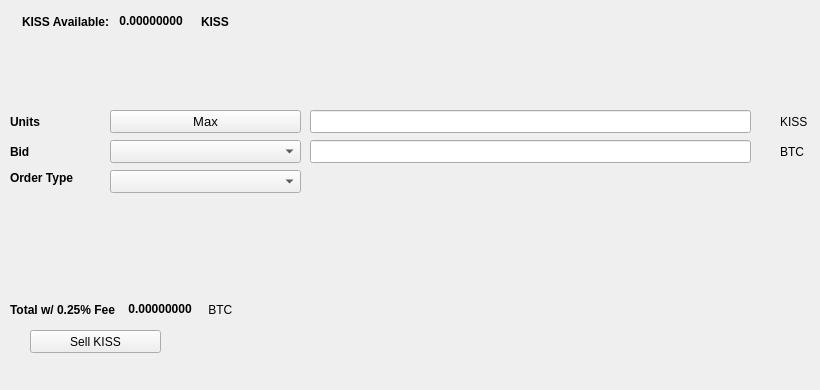
   <widget class="QWidget" name="SellTab">
    <attribute name="title">
     <string>Sell</string>
    </attribute>
    <widget class="QLabel" name="label_16">
     <property name="geometry">
      <rect>
       <x>780</x>
       <y>140</y>
       <width>31</width>
       <height>23</height>
      </rect>
     </property>
     <property name="text">
      <string>BTC</string>
     </property>
    </widget>
    <widget class="QComboBox" name="SellBidcomboBox">
     <property name="geometry">
      <rect>
       <x>110</x>
       <y>140</y>
       <width>191</width>
       <height>23</height>
      </rect>
     </property>
     <property name="font">
      <font>
       <pointsize>10</pointsize>
      </font>
     </property>
    </widget>
    <widget class="QLabel" name="label_18">
     <property name="geometry">
      <rect>
       <x>10</x>
       <y>110</y>
       <width>46</width>
       <height>23</height>
      </rect>
     </property>
     <property name="font">
      <font>
       <weight>75</weight>
       <bold>true</bold>
      </font>
     </property>
     <property name="text">
      <string>Units</string>
     </property>
    </widget>
    <widget class="QPushButton" name="Sell_Max_Amount">
     <property name="geometry">
      <rect>
       <x>110</x>
       <y>110</y>
       <width>191</width>
       <height>23</height>
      </rect>
     </property>
     <property name="font">
      <font>
       <pointsize>10</pointsize>
      </font>
     </property>
     <property name="text">
      <string>Max</string>
     </property>
    </widget>
    <widget class="QLabel" name="label_20">
     <property name="geometry">
      <rect>
       <x>10</x>
       <y>170</y>
       <width>91</width>
       <height>16</height>
      </rect>
     </property>
     <property name="font">
      <font>
       <weight>75</weight>
       <bold>true</bold>
      </font>
     </property>
     <property name="text">
      <string>Order Type</string>
     </property>
    </widget>
    <widget class="QComboBox" name="SellOrdertypeCombo">
     <property name="geometry">
      <rect>
       <x>110</x>
       <y>170</y>
       <width>191</width>
       <height>23</height>
      </rect>
     </property>
     <property name="font">
      <font>
       <pointsize>10</pointsize>
      </font>
     </property>
    </widget>
    <widget class="QLabel" name="label_21">
     <property name="geometry">
      <rect>
       <x>10</x>
       <y>140</y>
       <width>46</width>
       <height>23</height>
      </rect>
     </property>
     <property name="font">
      <font>
       <weight>75</weight>
       <bold>true</bold>
      </font>
     </property>
     <property name="text">
      <string>Bid</string>
     </property>
    </widget>
    <widget class="QLabel" name="label_22">
     <property name="geometry">
      <rect>
       <x>780</x>
       <y>110</y>
       <width>31</width>
       <height>23</height>
      </rect>
     </property>
     <property name="text">
      <string>KISS</string>
     </property>
    </widget>
    <widget class="QLineEdit" name="UnitsInputKISS">
     <property name="geometry">
      <rect>
       <x>310</x>
       <y>110</y>
       <width>441</width>
       <height>23</height>
      </rect>
     </property>
     <property name="font">
      <font>
       <pointsize>9</pointsize>
       <weight>75</weight>
       <bold>true</bold>
      </font>
     </property>
    </widget>
    <widget class="QLineEdit" name="SellBidPriceEdit">
     <property name="geometry">
      <rect>
       <x>310</x>
       <y>140</y>
       <width>441</width>
       <height>23</height>
      </rect>
     </property>
     <property name="font">
      <font>
       <pointsize>9</pointsize>
       <weight>75</weight>
       <bold>true</bold>
      </font>
     </property>
    </widget>
    <widget class="QPushButton" name="SellKISSBTN">
     <property name="geometry">
      <rect>
       <x>30</x>
       <y>330</y>
       <width>131</width>
       <height>23</height>
      </rect>
     </property>
     <property name="text">
      <string>Sell KISS</string>
     </property>
     <property name="icon">
      <iconset resource="../kiss">
       <normaloff>:/icons/bitcoin</normaloff>:/icons/bitcoin</iconset>
     </property>
    </widget>
    <widget class="QWidget" name="layoutWidget3">
     <property name="geometry">
      <rect>
       <x>22</x>
       <y>12</y>
       <width>258</width>
       <height>19</height>
      </rect>
     </property>
     <layout class="QHBoxLayout" name="horizontalLayout">
      <item>
       <widget class="QLabel" name="label232_2">
        <property name="font">
         <font>
          <weight>75</weight>
          <bold>true</bold>
         </font>
        </property>
        <property name="text">
         <string>KISS Available:</string>
        </property>
       </widget>
      </item>
      <item>
       <widget class="QLabel" name="KISSAvailableLabel">
        <property name="palette">
         <palette>
          <active>
           <colorrole role="WindowText">
            <brush brushstyle="SolidPattern">
             <color alpha="255">
              <red>0</red>
              <green>0</green>
              <blue>0</blue>
             </color>
            </brush>
           </colorrole>
           <colorrole role="Button">
            <brush brushstyle="SolidPattern">
             <color alpha="255">
              <red>0</red>
              <green>170</green>
              <blue>0</blue>
             </color>
            </brush>
           </colorrole>
           <colorrole role="Light">
            <brush brushstyle="SolidPattern">
             <color alpha="255">
              <red>0</red>
              <green>255</green>
              <blue>0</blue>
             </color>
            </brush>
           </colorrole>
           <colorrole role="Midlight">
            <brush brushstyle="SolidPattern">
             <color alpha="255">
              <red>0</red>
              <green>212</green>
              <blue>0</blue>
             </color>
            </brush>
           </colorrole>
           <colorrole role="Dark">
            <brush brushstyle="SolidPattern">
             <color alpha="255">
              <red>0</red>
              <green>85</green>
              <blue>0</blue>
             </color>
            </brush>
           </colorrole>
           <colorrole role="Mid">
            <brush brushstyle="SolidPattern">
             <color alpha="255">
              <red>0</red>
              <green>113</green>
              <blue>0</blue>
             </color>
            </brush>
           </colorrole>
           <colorrole role="Text">
            <brush brushstyle="SolidPattern">
             <color alpha="255">
              <red>0</red>
              <green>170</green>
              <blue>0</blue>
             </color>
            </brush>
           </colorrole>
           <colorrole role="BrightText">
            <brush brushstyle="SolidPattern">
             <color alpha="255">
              <red>255</red>
              <green>255</green>
              <blue>255</blue>
             </color>
            </brush>
           </colorrole>
           <colorrole role="ButtonText">
            <brush brushstyle="SolidPattern">
             <color alpha="255">
              <red>0</red>
              <green>0</green>
              <blue>0</blue>
             </color>
            </brush>
           </colorrole>
           <colorrole role="Base">
            <brush brushstyle="SolidPattern">
             <color alpha="255">
              <red>255</red>
              <green>255</green>
              <blue>255</blue>
             </color>
            </brush>
           </colorrole>
           <colorrole role="Window">
            <brush brushstyle="SolidPattern">
             <color alpha="255">
              <red>0</red>
              <green>170</green>
              <blue>0</blue>
             </color>
            </brush>
           </colorrole>
           <colorrole role="Shadow">
            <brush brushstyle="SolidPattern">
             <color alpha="255">
              <red>0</red>
              <green>0</green>
              <blue>0</blue>
             </color>
            </brush>
           </colorrole>
           <colorrole role="AlternateBase">
            <brush brushstyle="SolidPattern">
             <color alpha="255">
              <red>127</red>
              <green>212</green>
              <blue>127</blue>
             </color>
            </brush>
           </colorrole>
           <colorrole role="ToolTipBase">
            <brush brushstyle="SolidPattern">
             <color alpha="255">
              <red>255</red>
              <green>255</green>
              <blue>220</blue>
             </color>
            </brush>
           </colorrole>
           <colorrole role="ToolTipText">
            <brush brushstyle="SolidPattern">
             <color alpha="255">
              <red>0</red>
              <green>0</green>
              <blue>0</blue>
             </color>
            </brush>
           </colorrole>
          </active>
          <inactive>
           <colorrole role="WindowText">
            <brush brushstyle="SolidPattern">
             <color alpha="255">
              <red>0</red>
              <green>0</green>
              <blue>0</blue>
             </color>
            </brush>
           </colorrole>
           <colorrole role="Button">
            <brush brushstyle="SolidPattern">
             <color alpha="255">
              <red>0</red>
              <green>170</green>
              <blue>0</blue>
             </color>
            </brush>
           </colorrole>
           <colorrole role="Light">
            <brush brushstyle="SolidPattern">
             <color alpha="255">
              <red>0</red>
              <green>255</green>
              <blue>0</blue>
             </color>
            </brush>
           </colorrole>
           <colorrole role="Midlight">
            <brush brushstyle="SolidPattern">
             <color alpha="255">
              <red>0</red>
              <green>212</green>
              <blue>0</blue>
             </color>
            </brush>
           </colorrole>
           <colorrole role="Dark">
            <brush brushstyle="SolidPattern">
             <color alpha="255">
              <red>0</red>
              <green>85</green>
              <blue>0</blue>
             </color>
            </brush>
           </colorrole>
           <colorrole role="Mid">
            <brush brushstyle="SolidPattern">
             <color alpha="255">
              <red>0</red>
              <green>113</green>
              <blue>0</blue>
             </color>
            </brush>
           </colorrole>
           <colorrole role="Text">
            <brush brushstyle="SolidPattern">
             <color alpha="255">
              <red>0</red>
              <green>170</green>
              <blue>0</blue>
             </color>
            </brush>
           </colorrole>
           <colorrole role="BrightText">
            <brush brushstyle="SolidPattern">
             <color alpha="255">
              <red>255</red>
              <green>255</green>
              <blue>255</blue>
             </color>
            </brush>
           </colorrole>
           <colorrole role="ButtonText">
            <brush brushstyle="SolidPattern">
             <color alpha="255">
              <red>0</red>
              <green>0</green>
              <blue>0</blue>
             </color>
            </brush>
           </colorrole>
           <colorrole role="Base">
            <brush brushstyle="SolidPattern">
             <color alpha="255">
              <red>255</red>
              <green>255</green>
              <blue>255</blue>
             </color>
            </brush>
           </colorrole>
           <colorrole role="Window">
            <brush brushstyle="SolidPattern">
             <color alpha="255">
              <red>0</red>
              <green>170</green>
              <blue>0</blue>
             </color>
            </brush>
           </colorrole>
           <colorrole role="Shadow">
            <brush brushstyle="SolidPattern">
             <color alpha="255">
              <red>0</red>
              <green>0</green>
              <blue>0</blue>
             </color>
            </brush>
           </colorrole>
           <colorrole role="AlternateBase">
            <brush brushstyle="SolidPattern">
             <color alpha="255">
              <red>127</red>
              <green>212</green>
              <blue>127</blue>
             </color>
            </brush>
           </colorrole>
           <colorrole role="ToolTipBase">
            <brush brushstyle="SolidPattern">
             <color alpha="255">
              <red>255</red>
              <green>255</green>
              <blue>220</blue>
             </color>
            </brush>
           </colorrole>
           <colorrole role="ToolTipText">
            <brush brushstyle="SolidPattern">
             <color alpha="255">
              <red>0</red>
              <green>0</green>
              <blue>0</blue>
             </color>
            </brush>
           </colorrole>
          </inactive>
          <disabled>
           <colorrole role="WindowText">
            <brush brushstyle="SolidPattern">
             <color alpha="255">
              <red>0</red>
              <green>85</green>
              <blue>0</blue>
             </color>
            </brush>
           </colorrole>
           <colorrole role="Button">
            <brush brushstyle="SolidPattern">
             <color alpha="255">
              <red>0</red>
              <green>170</green>
              <blue>0</blue>
             </color>
            </brush>
           </colorrole>
           <colorrole role="Light">
            <brush brushstyle="SolidPattern">
             <color alpha="255">
              <red>0</red>
              <green>255</green>
              <blue>0</blue>
             </color>
            </brush>
           </colorrole>
           <colorrole role="Midlight">
            <brush brushstyle="SolidPattern">
             <color alpha="255">
              <red>0</red>
              <green>212</green>
              <blue>0</blue>
             </color>
            </brush>
           </colorrole>
           <colorrole role="Dark">
            <brush brushstyle="SolidPattern">
             <color alpha="255">
              <red>0</red>
              <green>85</green>
              <blue>0</blue>
             </color>
            </brush>
           </colorrole>
           <colorrole role="Mid">
            <brush brushstyle="SolidPattern">
             <color alpha="255">
              <red>0</red>
              <green>113</green>
              <blue>0</blue>
             </color>
            </brush>
           </colorrole>
           <colorrole role="Text">
            <brush brushstyle="SolidPattern">
             <color alpha="255">
              <red>0</red>
              <green>85</green>
              <blue>0</blue>
             </color>
            </brush>
           </colorrole>
           <colorrole role="BrightText">
            <brush brushstyle="SolidPattern">
             <color alpha="255">
              <red>255</red>
              <green>255</green>
              <blue>255</blue>
             </color>
            </brush>
           </colorrole>
           <colorrole role="ButtonText">
            <brush brushstyle="SolidPattern">
             <color alpha="255">
              <red>0</red>
              <green>85</green>
              <blue>0</blue>
             </color>
            </brush>
           </colorrole>
           <colorrole role="Base">
            <brush brushstyle="SolidPattern">
             <color alpha="255">
              <red>0</red>
              <green>170</green>
              <blue>0</blue>
             </color>
            </brush>
           </colorrole>
           <colorrole role="Window">
            <brush brushstyle="SolidPattern">
             <color alpha="255">
              <red>0</red>
              <green>170</green>
              <blue>0</blue>
             </color>
            </brush>
           </colorrole>
           <colorrole role="Shadow">
            <brush brushstyle="SolidPattern">
             <color alpha="255">
              <red>0</red>
              <green>0</green>
              <blue>0</blue>
             </color>
            </brush>
           </colorrole>
           <colorrole role="AlternateBase">
            <brush brushstyle="SolidPattern">
             <color alpha="255">
              <red>0</red>
              <green>170</green>
              <blue>0</blue>
             </color>
            </brush>
           </colorrole>
           <colorrole role="ToolTipBase">
            <brush brushstyle="SolidPattern">
             <color alpha="255">
              <red>255</red>
              <green>255</green>
              <blue>220</blue>
             </color>
            </brush>
           </colorrole>
           <colorrole role="ToolTipText">
            <brush brushstyle="SolidPattern">
             <color alpha="255">
              <red>0</red>
              <green>0</green>
              <blue>0</blue>
             </color>
            </brush>
           </colorrole>
          </disabled>
         </palette>
        </property>
        <property name="font">
         <font>
          <weight>75</weight>
          <bold>true</bold>
         </font>
        </property>
        <property name="text">
         <string> 0.00000000 </string>
        </property>
        <property name="textInteractionFlags">
         <set>Qt::LinksAccessibleByMouse|Qt::TextSelectableByKeyboard|Qt::TextSelectableByMouse</set>
        </property>
       </widget>
      </item>
      <item>
       <widget class="QLabel" name="labelKISS">
        <property name="font">
         <font>
          <weight>75</weight>
          <bold>true</bold>
         </font>
        </property>
        <property name="text">
         <string>KISS</string>
        </property>
       </widget>
      </item>
     </layout>
    </widget>
    <widget class="QWidget" name="layoutWidget">
     <property name="geometry">
      <rect>
       <x>10</x>
       <y>300</y>
       <width>268</width>
       <height>19</height>
      </rect>
     </property>
     <layout class="QHBoxLayout" name="horizontalLayout_2">
      <item>
       <widget class="QLabel" name="label_19">
        <property name="font">
         <font>
          <weight>75</weight>
          <bold>true</bold>
         </font>
        </property>
        <property name="text">
         <string>Total w/ 0.25% Fee </string>
        </property>
       </widget>
      </item>
      <item>
       <widget class="QLabel" name="SellCostLabel">
        <property name="palette">
         <palette>
          <active>
           <colorrole role="WindowText">
            <brush brushstyle="SolidPattern">
             <color alpha="255">
              <red>0</red>
              <green>0</green>
              <blue>0</blue>
             </color>
            </brush>
           </colorrole>
           <colorrole role="Button">
            <brush brushstyle="SolidPattern">
             <color alpha="255">
              <red>0</red>
              <green>170</green>
              <blue>0</blue>
             </color>
            </brush>
           </colorrole>
           <colorrole role="Light">
            <brush brushstyle="SolidPattern">
             <color alpha="255">
              <red>0</red>
              <green>255</green>
              <blue>0</blue>
             </color>
            </brush>
           </colorrole>
           <colorrole role="Midlight">
            <brush brushstyle="SolidPattern">
             <color alpha="255">
              <red>0</red>
              <green>212</green>
              <blue>0</blue>
             </color>
            </brush>
           </colorrole>
           <colorrole role="Dark">
            <brush brushstyle="SolidPattern">
             <color alpha="255">
              <red>0</red>
              <green>85</green>
              <blue>0</blue>
             </color>
            </brush>
           </colorrole>
           <colorrole role="Mid">
            <brush brushstyle="SolidPattern">
             <color alpha="255">
              <red>0</red>
              <green>113</green>
              <blue>0</blue>
             </color>
            </brush>
           </colorrole>
           <colorrole role="Text">
            <brush brushstyle="SolidPattern">
             <color alpha="255">
              <red>0</red>
              <green>170</green>
              <blue>0</blue>
             </color>
            </brush>
           </colorrole>
           <colorrole role="BrightText">
            <brush brushstyle="SolidPattern">
             <color alpha="255">
              <red>255</red>
              <green>255</green>
              <blue>255</blue>
             </color>
            </brush>
           </colorrole>
           <colorrole role="ButtonText">
            <brush brushstyle="SolidPattern">
             <color alpha="255">
              <red>0</red>
              <green>0</green>
              <blue>0</blue>
             </color>
            </brush>
           </colorrole>
           <colorrole role="Base">
            <brush brushstyle="SolidPattern">
             <color alpha="255">
              <red>255</red>
              <green>255</green>
              <blue>255</blue>
             </color>
            </brush>
           </colorrole>
           <colorrole role="Window">
            <brush brushstyle="SolidPattern">
             <color alpha="255">
              <red>0</red>
              <green>170</green>
              <blue>0</blue>
             </color>
            </brush>
           </colorrole>
           <colorrole role="Shadow">
            <brush brushstyle="SolidPattern">
             <color alpha="255">
              <red>0</red>
              <green>0</green>
              <blue>0</blue>
             </color>
            </brush>
           </colorrole>
           <colorrole role="AlternateBase">
            <brush brushstyle="SolidPattern">
             <color alpha="255">
              <red>127</red>
              <green>212</green>
              <blue>127</blue>
             </color>
            </brush>
           </colorrole>
           <colorrole role="ToolTipBase">
            <brush brushstyle="SolidPattern">
             <color alpha="255">
              <red>255</red>
              <green>255</green>
              <blue>220</blue>
             </color>
            </brush>
           </colorrole>
           <colorrole role="ToolTipText">
            <brush brushstyle="SolidPattern">
             <color alpha="255">
              <red>0</red>
              <green>0</green>
              <blue>0</blue>
             </color>
            </brush>
           </colorrole>
          </active>
          <inactive>
           <colorrole role="WindowText">
            <brush brushstyle="SolidPattern">
             <color alpha="255">
              <red>0</red>
              <green>0</green>
              <blue>0</blue>
             </color>
            </brush>
           </colorrole>
           <colorrole role="Button">
            <brush brushstyle="SolidPattern">
             <color alpha="255">
              <red>0</red>
              <green>170</green>
              <blue>0</blue>
             </color>
            </brush>
           </colorrole>
           <colorrole role="Light">
            <brush brushstyle="SolidPattern">
             <color alpha="255">
              <red>0</red>
              <green>255</green>
              <blue>0</blue>
             </color>
            </brush>
           </colorrole>
           <colorrole role="Midlight">
            <brush brushstyle="SolidPattern">
             <color alpha="255">
              <red>0</red>
              <green>212</green>
              <blue>0</blue>
             </color>
            </brush>
           </colorrole>
           <colorrole role="Dark">
            <brush brushstyle="SolidPattern">
             <color alpha="255">
              <red>0</red>
              <green>85</green>
              <blue>0</blue>
             </color>
            </brush>
           </colorrole>
           <colorrole role="Mid">
            <brush brushstyle="SolidPattern">
             <color alpha="255">
              <red>0</red>
              <green>113</green>
              <blue>0</blue>
             </color>
            </brush>
           </colorrole>
           <colorrole role="Text">
            <brush brushstyle="SolidPattern">
             <color alpha="255">
              <red>0</red>
              <green>170</green>
              <blue>0</blue>
             </color>
            </brush>
           </colorrole>
           <colorrole role="BrightText">
            <brush brushstyle="SolidPattern">
             <color alpha="255">
              <red>255</red>
              <green>255</green>
              <blue>255</blue>
             </color>
            </brush>
           </colorrole>
           <colorrole role="ButtonText">
            <brush brushstyle="SolidPattern">
             <color alpha="255">
              <red>0</red>
              <green>0</green>
              <blue>0</blue>
             </color>
            </brush>
           </colorrole>
           <colorrole role="Base">
            <brush brushstyle="SolidPattern">
             <color alpha="255">
              <red>255</red>
              <green>255</green>
              <blue>255</blue>
             </color>
            </brush>
           </colorrole>
           <colorrole role="Window">
            <brush brushstyle="SolidPattern">
             <color alpha="255">
              <red>0</red>
              <green>170</green>
              <blue>0</blue>
             </color>
            </brush>
           </colorrole>
           <colorrole role="Shadow">
            <brush brushstyle="SolidPattern">
             <color alpha="255">
              <red>0</red>
              <green>0</green>
              <blue>0</blue>
             </color>
            </brush>
           </colorrole>
           <colorrole role="AlternateBase">
            <brush brushstyle="SolidPattern">
             <color alpha="255">
              <red>127</red>
              <green>212</green>
              <blue>127</blue>
             </color>
            </brush>
           </colorrole>
           <colorrole role="ToolTipBase">
            <brush brushstyle="SolidPattern">
             <color alpha="255">
              <red>255</red>
              <green>255</green>
              <blue>220</blue>
             </color>
            </brush>
           </colorrole>
           <colorrole role="ToolTipText">
            <brush brushstyle="SolidPattern">
             <color alpha="255">
              <red>0</red>
              <green>0</green>
              <blue>0</blue>
             </color>
            </brush>
           </colorrole>
          </inactive>
          <disabled>
           <colorrole role="WindowText">
            <brush brushstyle="SolidPattern">
             <color alpha="255">
              <red>0</red>
              <green>85</green>
              <blue>0</blue>
             </color>
            </brush>
           </colorrole>
           <colorrole role="Button">
            <brush brushstyle="SolidPattern">
             <color alpha="255">
              <red>0</red>
              <green>170</green>
              <blue>0</blue>
             </color>
            </brush>
           </colorrole>
           <colorrole role="Light">
            <brush brushstyle="SolidPattern">
             <color alpha="255">
              <red>0</red>
              <green>255</green>
              <blue>0</blue>
             </color>
            </brush>
           </colorrole>
           <colorrole role="Midlight">
            <brush brushstyle="SolidPattern">
             <color alpha="255">
              <red>0</red>
              <green>212</green>
              <blue>0</blue>
             </color>
            </brush>
           </colorrole>
           <colorrole role="Dark">
            <brush brushstyle="SolidPattern">
             <color alpha="255">
              <red>0</red>
              <green>85</green>
              <blue>0</blue>
             </color>
            </brush>
           </colorrole>
           <colorrole role="Mid">
            <brush brushstyle="SolidPattern">
             <color alpha="255">
              <red>0</red>
              <green>113</green>
              <blue>0</blue>
             </color>
            </brush>
           </colorrole>
           <colorrole role="Text">
            <brush brushstyle="SolidPattern">
             <color alpha="255">
              <red>0</red>
              <green>85</green>
              <blue>0</blue>
             </color>
            </brush>
           </colorrole>
           <colorrole role="BrightText">
            <brush brushstyle="SolidPattern">
             <color alpha="255">
              <red>255</red>
              <green>255</green>
              <blue>255</blue>
             </color>
            </brush>
           </colorrole>
           <colorrole role="ButtonText">
            <brush brushstyle="SolidPattern">
             <color alpha="255">
              <red>0</red>
              <green>85</green>
              <blue>0</blue>
             </color>
            </brush>
           </colorrole>
           <colorrole role="Base">
            <brush brushstyle="SolidPattern">
             <color alpha="255">
              <red>0</red>
              <green>170</green>
              <blue>0</blue>
             </color>
            </brush>
           </colorrole>
           <colorrole role="Window">
            <brush brushstyle="SolidPattern">
             <color alpha="255">
              <red>0</red>
              <green>170</green>
              <blue>0</blue>
             </color>
            </brush>
           </colorrole>
           <colorrole role="Shadow">
            <brush brushstyle="SolidPattern">
             <color alpha="255">
              <red>0</red>
              <green>0</green>
              <blue>0</blue>
             </color>
            </brush>
           </colorrole>
           <colorrole role="AlternateBase">
            <brush brushstyle="SolidPattern">
             <color alpha="255">
              <red>0</red>
              <green>170</green>
              <blue>0</blue>
             </color>
            </brush>
           </colorrole>
           <colorrole role="ToolTipBase">
            <brush brushstyle="SolidPattern">
             <color alpha="255">
              <red>255</red>
              <green>255</green>
              <blue>220</blue>
             </color>
            </brush>
           </colorrole>
           <colorrole role="ToolTipText">
            <brush brushstyle="SolidPattern">
             <color alpha="255">
              <red>0</red>
              <green>0</green>
              <blue>0</blue>
             </color>
            </brush>
           </colorrole>
          </disabled>
         </palette>
        </property>
        <property name="font">
         <font>
          <weight>75</weight>
          <bold>true</bold>
         </font>
        </property>
        <property name="autoFillBackground">
         <bool>false</bool>
        </property>
        <property name="text">
         <string> 0.00000000</string>
        </property>
        <property name="textInteractionFlags">
         <set>Qt::LinksAccessibleByMouse|Qt::TextSelectableByMouse</set>
        </property>
       </widget>
      </item>
      <item>
       <widget class="QLabel" name="label_17">
        <property name="font">
         <font>
          <weight>50</weight>
          <bold>false</bold>
         </font>
        </property>
        <property name="text">
         <string> BTC</string>
        </property>
       </widget>
      </item>
     </layout>
    </widget>
    <widget class="QLabel" name="label_23">
     <property name="geometry">
      <rect>
       <x>460</x>
       <y>300</y>
       <width>281</width>
       <height>81</height>
      </rect>
     </property>
     <property name="text">
      <string/>
     </property>
     <property name="pixmap">
      <pixmap>:/images/bittrex</pixmap>
     </property>
    </widget>
   </widget>
